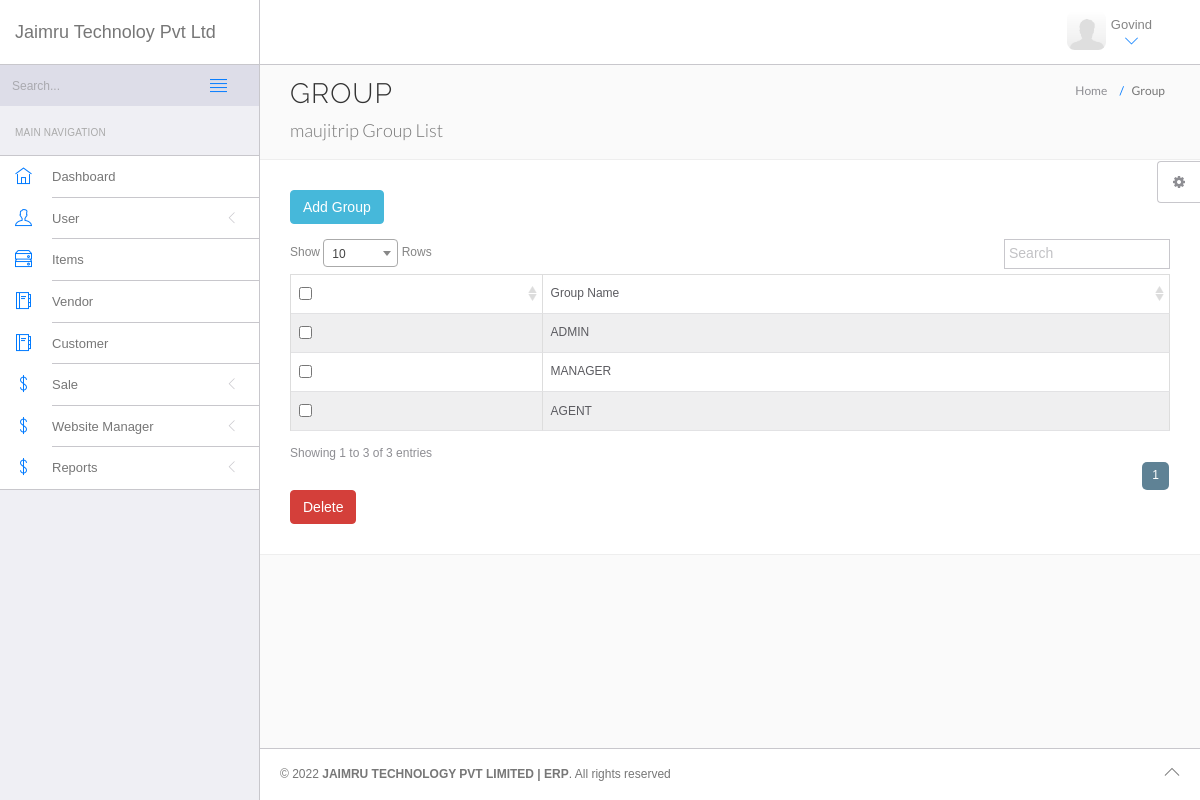
The app's page /erp/group.php (signed in) with its own data.
### tables this page shows
CREATE TABLE `group_id` (
  `id` int(11) NOT NULL,
  `group_name` varchar(250) NOT NULL
);

### erp/includes/class.php (called while the page is built, shortened)
<?php
class baseClass {
	private $host = "localhost";
	private $user = "root";
		private $password = "";
	private $database = "jaimru";
	public function __construct()
	{
		$this->conn = mysqli_connect($this->host,$this->user,$this->password,$this->database);
	}
}
?>

### erp/group.php (the view, shortened to what this page needs)
<?php include('includes/top_inc.php');
include('includes/class.php');
$class = new baseClass;
?>
<!DOCTYPE html>
<html lang="en">
<head>
    <link rel="stylesheet" href="vendor/bootstrap/css/bootstrap.min.css">
    <link rel="stylesheet" href="vendor/fontawesome/css/font-awesome.min.css">
    <link rel="stylesheet" href="vendor/themify-icons/themify-icons.min.css">
    <link href="vendor/animate.css/animate.min.css" rel="stylesheet" media="screen">
    <link href="vendor/perfect-scrollbar/perfect-scrollbar.min.css" rel="stylesheet" media="screen">
    <link href="vendor/switchery/switchery.min.css" rel="stylesheet" media="screen">
    <link rel="stylesheet" href="assets/css/styles.css">
    <link rel="stylesheet" href="assets/css/plugins.css">
    <link rel="stylesheet" href="assets/css/themes/theme-1.css" id="skin_color" />
    <link href="vendor/select2/select2.min.css" rel="stylesheet" media="screen">
    <link href="vendor/DataTables/css/DT_bootstrap.css" rel="stylesheet" media="screen">
</head>
<body>
<div id="app">
    <?php include('includes/left_sidebar.php'); ?>
    <div class="app-content">
        <?php include('includes/top_header.php'); ?>
        <div class="main-content" >
            <div class="wrap-content container" id="container">
                <section id="page-title">
                    <div class="row">
                        <div class="col-sm-8">
                            <h1 class="mainTitle">Group </h1>
                            <span class="mainDescription">maujitrip Group List</span>
                        </div>
                        <ol class="breadcrumb">
                            <li>
                                <span>Home</span>
                            </li>
                            <li class="active">
                                <span>Group</span>
                            </li>
                        </ol>
                    </div>
                </section>
                <div class="container-fluid container-fullw bg-white">
                    <div class="row">
                        <div class="col-md-12">
                            <div>
                                <button type="button" class="btn btn-info" id="addItems" data-toggle="modal" data-target="#itemModel">Add Group</button>
                            </div>
                        </div>
                        <div class="col-sm-12 margin-top-15">
                                    <form action="#" method="post" enctype="multipart/form-data">
                                        <div style="overflow-x:auto;">
                                            <table class="table table-sm table-responsive table-striped table-bordered table-hover table-full-width" id="sample_1">
                                                <thead>
                                                <tr>
                                                    <td><input type="checkbox" name="all" id="all" > </td>
                                                    <td>Group Name</td>
                                                </tr>
                                                </thead>
                                                <tbody>
                                                <?php $qry = mysqli_query($class->conn,"SELECT * FROM group_id");
                                                while($res = mysqli_fetch_array($qry))
                                                {	@extract($res);
                                                    ?>
                                                    <tr>
                                                        <td><input type="checkbox" name="ids[]"  value="<?php echo $id ?>" > </td>
                                                        <td><?php echo $group_name ?></td>
                                                    </tr>
                                                <?php } ?>
                                                </tbody>
                                            </table>
                                        </div>
                                        <button name="delete" class="btn btn-danger" >Delete</button>
                                    </form>
                        </div>
                    </div>
                </div>
            </div>
        </div>
    </div>
    <?php include('includes/footer.php'); ?>
    <?php include('includes/right_setting.php'); ?>
</div>
</body>
</html>

### erp/assets/css/themes/theme-1.css (style rules this page uses)
body { background: #FAFAFA; }

### records on screen
group_id: group_name "ADMIN"
group_id: group_name "MANAGER"
group_id: group_name "AGENT"

### other values on screen
$_SESSION['sess_user_name'] "Govind"
